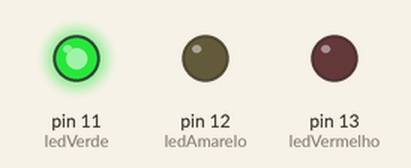
This sketch was run on a simulated Arduino Uno, built with avr-gcc and run on an emulated ATmega328P. On the bench: output pins drawn as LEDs (lit = HIGH).

Above: at 2.5 s.
At 6.0 s:
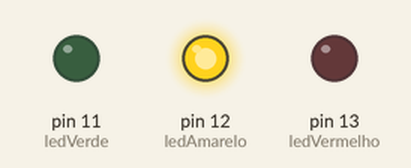
At 9.5 s:
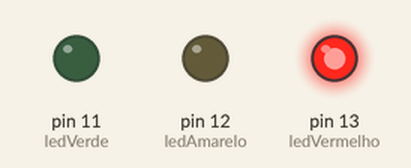
Timing chart, 0 to 15.6 s (numbered marks = the images above):
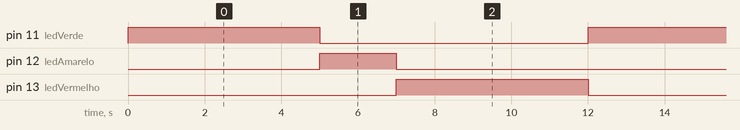

The sketch:

simulador-semaforo.ino
```cpp
/*
  Como Criar Coisas Inteligentes com Arduino - Módulo 1
  Facilitador:       Prof. Orlewilson Bentes Maia
  Data Criacao:      11/07/2018
  Data Atualizao:    11/07/2018
  Descricao:         Simulador semáforo
*/

// Porta digital no qual sera colocado um LED vermelho
int ledVermelho = 13;

// Porta digital no qual sera colocado um LED amarelo
int ledAmarelo = 12;

// Porta digital no qual sera colocado um LED verde
int ledVerde = 11;

// Função para ligar LED Vermelho
void ligarLEDVermelho(){
  digitalWrite(ledVermelho, HIGH);
}

// Função para ligar LED Vermelho
void desligarLEDVermelho(){
  digitalWrite(ledVermelho, LOW);
}

// Função para ligar LED Amarelo
void ligarLEDAmarelo(){
  digitalWrite(ledAmarelo, HIGH);
}

// Função para ligar LED Amarelo
void desligarLEDAmarelo(){
  digitalWrite(ledAmarelo, LOW);
}

// Função para ligar LED Verde
void ligarLEDVerde(){
  digitalWrite(ledVerde, HIGH);
}

// Função para ligar LED Verde
void desligarLEDVerde(){
  digitalWrite(ledVerde, LOW);
}

// Função para atrasar em n segundos
void atraso (int n){

   // Funcao do Arduino para parar durante um certo tempo em milisegundos (ms)
  delay(1000 * n); // atraso em n segundos

}

// Funcao para configurar o Arduino
void setup() {

  // Indica qual porta digital será utilizada como saida (ligar/desligar um LED vermelho)
  pinMode(ledVermelho, OUTPUT);
  // Indica qual porta digital será utilizada como saida (ligar/desligar um LED amarelo)
  pinMode(ledAmarelo, OUTPUT);
  // Indica qual porta digital será utilizada como saida (ligar/desligar um LED verde)
  pinMode(ledVerde, OUTPUT);
}

// Funcao principal do Arduino que ficara em loop infinito
void loop() {

  desligarLEDVermelho();
  desligarLEDAmarelo();
  ligarLEDVerde();

  atraso(5);

  desligarLEDVerde();
  ligarLEDAmarelo();

  atraso(2);

  desligarLEDAmarelo();
  ligarLEDVermelho();
  atraso(5);
}
```

Measured:
- by itself, pin 11 (ledVerde), pin 13 (ledVermelho): alternates HIGH for 5.0 s and LOW for 7.0 s
- by itself, pin 12 (ledAmarelo): alternates HIGH for 2.0 s and LOW for 10.0 s
- by itself, everything shown: repeats every 12.0 s, in 3 steps
